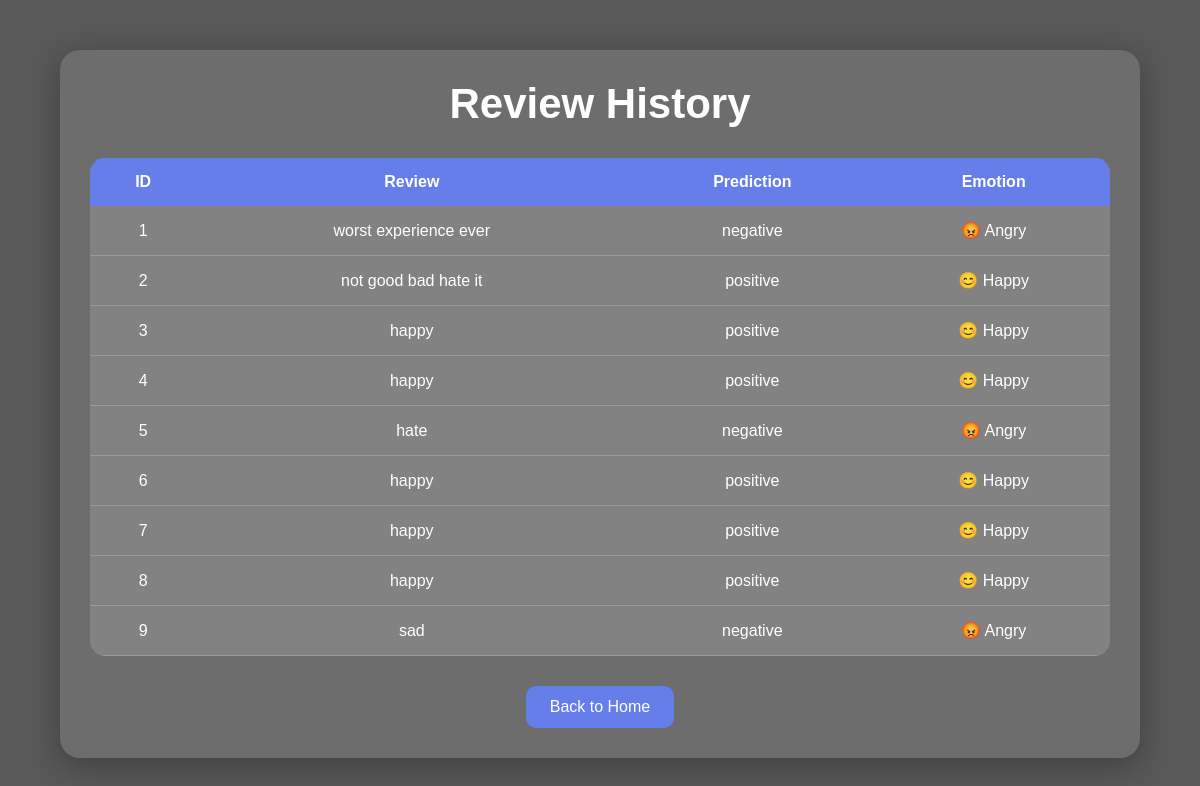
Before: /history (signed in) with the older database file.
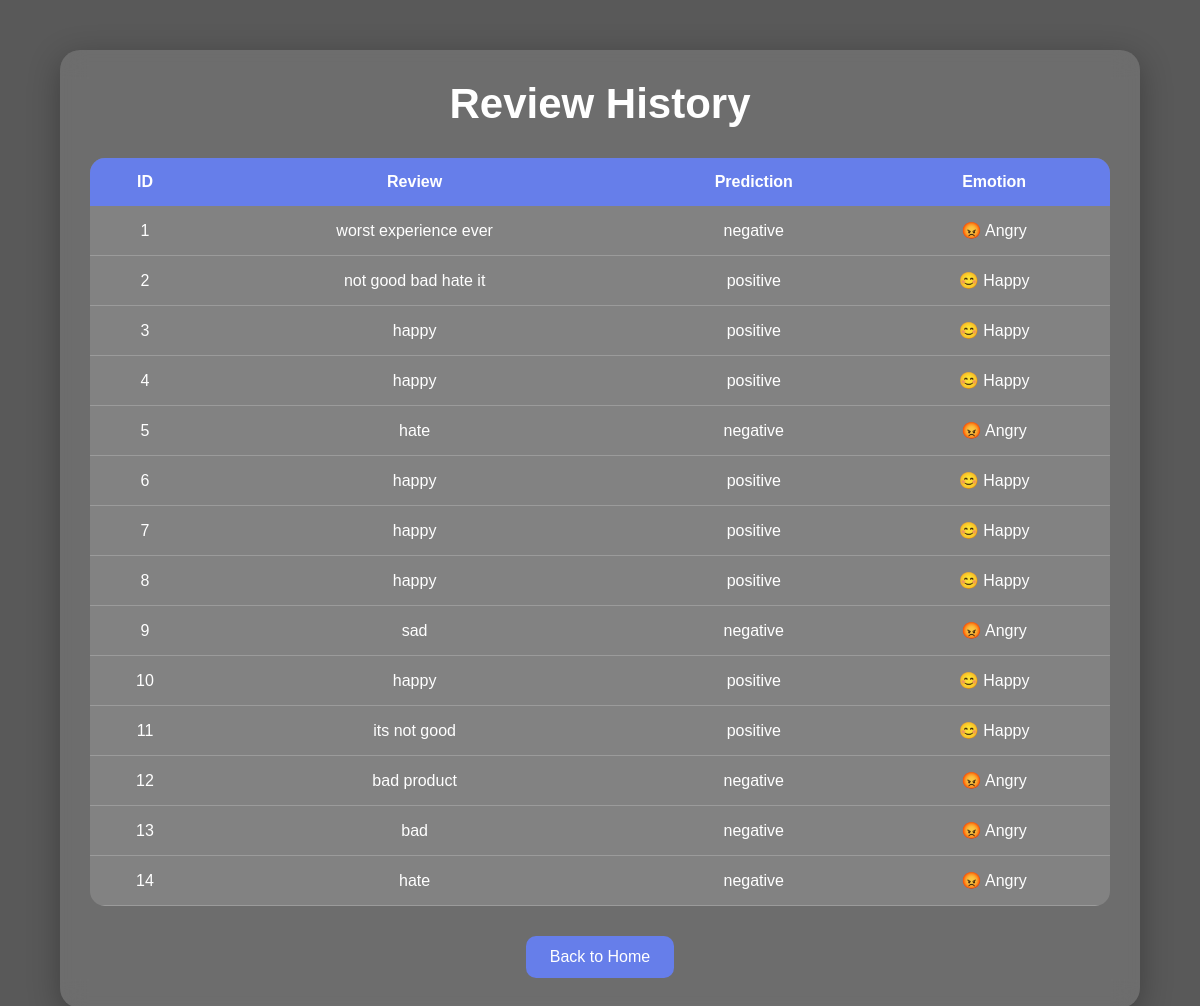
After: the same page with the newer database file.
### tables this page shows
CREATE TABLE history (

    id INTEGER PRIMARY KEY AUTOINCREMENT,

    review TEXT,

    prediction TEXT,

    emotion TEXT

);

### app.py (the view)
@app.route("/history")
def history():
    if "user" not in session:
        return redirect("/")
    conn = sqlite3.connect("history.db")
    cursor = conn.cursor()
    cursor.execute("SELECT * FROM history")
    data = cursor.fetchall()
    conn.close()
    return render_template(
        "history.html",
        history=data
    )

### templates/history.html (shortened to what this page needs)
<!DOCTYPE html>
<html>
<head>
</head>
<body>
    <div class="container">
        <h1>Review History</h1>
        <table>
            <tr>
                <th>ID</th>
                <th>Review</th>
                <th>Prediction</th>
                <th>Emotion</th>
            </tr>
            {% for item in history %}
            <tr>
                <td>{{ item[0] }}</td>
                <td>{{ item[1] }}</td>
                <td>{{ item[2] }}</td>
                <td>{{ item[3] }}</td>
            </tr>
            {% endfor %}
        </table>
        <a href="/home">
            <button>
                Back to Home
            </button>
        </a>
    </div>
</body>
</html>

### templates/history.html (style rules this page uses)
* { margin: 0; padding: 0; box-sizing: border-box; }
body { font-family: Arial, sans-serif; background: linear-gradient( rgba(0,0,0,0.65), rgba(0,0,0,0.65) ), url('https://images.unsplash.com/photo-1516321318423-f06f85e504b3?q=80&w=1974&auto=format&fit=crop'); background-size: cover; background-position: center; background-attachment: fixed; color: white; text-align: center; min-height: 100vh; padding-top: 50px; padding-bottom: 50px; }
.container { width: 90%; margin: auto; background: rgba(255,255,255,0.12); backdrop-filter: blur(12px); padding: 30px; border-radius: 20px; box-shadow: 0 8px 32px rgba(0,0,0,0.3); }
h1 { margin-bottom: 30px; font-size: 42px; }
table { width: 100%; border-collapse: collapse; margin-top: 20px; background: rgba(255,255,255,0.15); color: white; border-radius: 15px; overflow: hidden; }
th { background: #667eea; color: white; padding: 15px; }
td { padding: 15px; border-bottom: 1px solid rgba(255,255,255,0.2); }
button { background: #667eea; color: white; border: none; padding: 12px 24px; border-radius: 10px; cursor: pointer; font-size: 16px; margin-top: 30px; transition: 0.3s; }

Changed rows visible on the page:
added history: id "10", review "happy", prediction "positive", emotion "😊 Happy"
added history: id "11", review "its not good", prediction "positive", emotion "😊 Happy"
added history: id "12", review "bad product", prediction "negative", emotion "😡 Angry"
added history: id "13", review "bad", prediction "negative", emotion "😡 Angry"
added history: id "14", review "hate", prediction "negative", emotion "😡 Angry"
